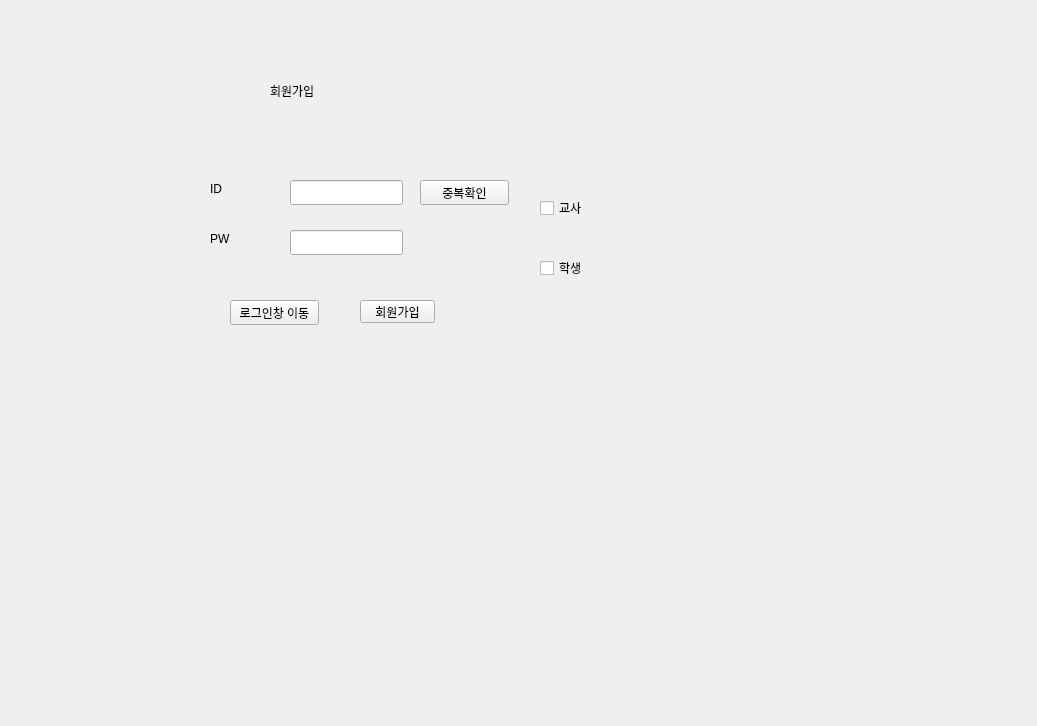
<?xml version="1.0" encoding="UTF-8"?>
<ui version="4.0">
 <class>Form</class>
 <widget class="QWidget" name="Form">
  <property name="geometry">
   <rect>
    <x>0</x>
    <y>0</y>
    <width>1037</width>
    <height>726</height>
   </rect>
  </property>
  <property name="windowTitle">
   <string>Form</string>
  </property>
  <widget class="QStackedWidget" name="stackedWidget">
   <property name="geometry">
    <rect>
     <x>10</x>
     <y>10</y>
     <width>861</width>
     <height>711</height>
    </rect>
   </property>
   <property name="currentIndex">
    <number>0</number>
   </property>
   <widget class="QWidget" name="resgister_page">
    <widget class="QLabel" name="label">
     <property name="geometry">
      <rect>
       <x>260</x>
       <y>30</y>
       <width>241</width>
       <height>101</height>
      </rect>
     </property>
     <property name="text">
      <string>회원가입</string>
     </property>
    </widget>
    <widget class="QPushButton" name="overlap_btn">
     <property name="geometry">
      <rect>
       <x>410</x>
       <y>170</y>
       <width>89</width>
       <height>25</height>
      </rect>
     </property>
     <property name="text">
      <string>중복확인</string>
     </property>
    </widget>
    <widget class="QLabel" name="label_2">
     <property name="geometry">
      <rect>
       <x>200</x>
       <y>170</y>
       <width>67</width>
       <height>17</height>
      </rect>
     </property>
     <property name="text">
      <string>ID</string>
     </property>
    </widget>
    <widget class="QLabel" name="label_3">
     <property name="geometry">
      <rect>
       <x>200</x>
       <y>220</y>
       <width>67</width>
       <height>17</height>
      </rect>
     </property>
     <property name="text">
      <string>PW</string>
     </property>
    </widget>
    <widget class="QLineEdit" name="sign_idline">
     <property name="geometry">
      <rect>
       <x>280</x>
       <y>170</y>
       <width>113</width>
       <height>25</height>
      </rect>
     </property>
    </widget>
    <widget class="QLineEdit" name="sign_pwline">
     <property name="geometry">
      <rect>
       <x>280</x>
       <y>220</y>
       <width>113</width>
       <height>25</height>
      </rect>
     </property>
    </widget>
    <widget class="QPushButton" name="move_login_btn">
     <property name="geometry">
      <rect>
       <x>220</x>
       <y>290</y>
       <width>89</width>
       <height>25</height>
      </rect>
     </property>
     <property name="text">
      <string>로그인창 이동</string>
     </property>
    </widget>
    <widget class="QPushButton" name="sign_btn">
     <property name="geometry">
      <rect>
       <x>350</x>
       <y>290</y>
       <width>75</width>
       <height>23</height>
      </rect>
     </property>
     <property name="text">
      <string>회원가입</string>
     </property>
    </widget>
    <widget class="QCheckBox" name="student_check">
     <property name="geometry">
      <rect>
       <x>530</x>
       <y>250</y>
       <width>81</width>
       <height>16</height>
      </rect>
     </property>
     <property name="text">
      <string>학생</string>
     </property>
    </widget>
    <widget class="QCheckBox" name="teacher_check">
     <property name="geometry">
      <rect>
       <x>530</x>
       <y>190</y>
       <width>81</width>
       <height>16</height>
      </rect>
     </property>
     <property name="text">
      <string>교사</string>
     </property>
    </widget>
   </widget>
   <widget class="QWidget" name="login_page">
    <widget class="QLabel" name="label_5">
     <property name="geometry">
      <rect>
       <x>410</x>
       <y>70</y>
       <width>67</width>
       <height>17</height>
      </rect>
     </property>
     <property name="text">
      <string>로그인</string>
     </property>
    </widget>
    <widget class="QLabel" name="label_6">
     <property name="geometry">
      <rect>
       <x>200</x>
       <y>210</y>
       <width>67</width>
       <height>17</height>
      </rect>
     </property>
     <property name="text">
      <string>TextLabel</string>
     </property>
    </widget>
    <widget class="QLabel" name="label_7">
     <property name="geometry">
      <rect>
       <x>200</x>
       <y>300</y>
       <width>67</width>
       <height>17</height>
      </rect>
     </property>
     <property name="text">
      <string>TextLabel</string>
     </property>
    </widget>
    <widget class="QLineEdit" name="lineEdit_4">
     <property name="geometry">
      <rect>
       <x>310</x>
       <y>210</y>
       <width>113</width>
       <height>25</height>
      </rect>
     </property>
    </widget>
    <widget class="QLineEdit" name="lineEdit_5">
     <property name="geometry">
      <rect>
       <x>310</x>
       <y>290</y>
       <width>113</width>
       <height>25</height>
      </rect>
     </property>
    </widget>
    <widget class="QPushButton" name="pushButton_4">
     <property name="geometry">
      <rect>
       <x>510</x>
       <y>190</y>
       <width>89</width>
       <height>25</height>
      </rect>
     </property>
     <property name="text">
      <string>PushButton</string>
     </property>
    </widget>
    <widget class="QPushButton" name="pushButton_5">
     <property name="geometry">
      <rect>
       <x>530</x>
       <y>330</y>
       <width>89</width>
       <height>25</height>
      </rect>
     </property>
     <property name="text">
      <string>PushButton</string>
     </property>
    </widget>
    <widget class="QPushButton" name="login_btn">
     <property name="geometry">
      <rect>
       <x>740</x>
       <y>570</y>
       <width>89</width>
       <height>25</height>
      </rect>
     </property>
     <property name="text">
      <string>로그인</string>
     </property>
    </widget>
    <widget class="QPushButton" name="pushButton_8">
     <property name="geometry">
      <rect>
       <x>630</x>
       <y>570</y>
       <width>89</width>
       <height>25</height>
      </rect>
     </property>
     <property name="text">
      <string>PushButton</string>
     </property>
    </widget>
    <widget class="QLineEdit" name="name_line">
     <property name="geometry">
      <rect>
       <x>310</x>
       <y>140</y>
       <width>113</width>
       <height>20</height>
      </rect>
     </property>
    </widget>
    <widget class="QLabel" name="label_14">
     <property name="geometry">
      <rect>
       <x>200</x>
       <y>140</y>
       <width>56</width>
       <height>12</height>
      </rect>
     </property>
     <property name="text">
      <string>name</string>
     </property>
    </widget>
   </widget>
   <widget class="QWidget" name="qna_page">
    <widget class="QLabel" name="label_8">
     <property name="geometry">
      <rect>
       <x>350</x>
       <y>50</y>
       <width>67</width>
       <height>17</height>
      </rect>
     </property>
     <property name="text">
      <string>Q&amp;A </string>
     </property>
    </widget>
    <widget class="QTextBrowser" name="textBrowser">
     <property name="geometry">
      <rect>
       <x>20</x>
       <y>100</y>
       <width>611</width>
       <height>501</height>
      </rect>
     </property>
    </widget>
    <widget class="QLineEdit" name="send_line">
     <property name="geometry">
      <rect>
       <x>20</x>
       <y>620</y>
       <width>611</width>
       <height>51</height>
      </rect>
     </property>
    </widget>
   </widget>
   <widget class="QWidget" name="page">
    <widget class="QLabel" name="label_9">
     <property name="geometry">
      <rect>
       <x>330</x>
       <y>50</y>
       <width>161</width>
       <height>61</height>
      </rect>
     </property>
     <property name="text">
      <string>문제추가페이지(선생님)</string>
     </property>
    </widget>
   </widget>
   <widget class="QWidget" name="page_2">
    <widget class="QLabel" name="label_10">
     <property name="geometry">
      <rect>
       <x>250</x>
       <y>50</y>
       <width>331</width>
       <height>191</height>
      </rect>
     </property>
     <property name="text">
      <string>선생님통계확인,부족한부분확인</string>
     </property>
    </widget>
   </widget>
   <widget class="QWidget" name="student_page1">
    <widget class="QLabel" name="label_11">
     <property name="geometry">
      <rect>
       <x>390</x>
       <y>80</y>
       <width>67</width>
       <height>17</height>
      </rect>
     </property>
     <property name="text">
      <string>학생1</string>
     </property>
    </widget>
   </widget>
   <widget class="QWidget" name="student_quiz">
    <widget class="QLabel" name="label_12">
     <property name="geometry">
      <rect>
       <x>10</x>
       <y>10</y>
       <width>131</width>
       <height>41</height>
      </rect>
     </property>
     <property name="font">
      <font>
       <pointsize>30</pointsize>
      </font>
     </property>
     <property name="text">
      <string>Quiz</string>
     </property>
    </widget>
    <widget class="QPushButton" name="pushButton_2">
     <property name="geometry">
      <rect>
       <x>620</x>
       <y>430</y>
       <width>91</width>
       <height>51</height>
      </rect>
     </property>
     <property name="text">
      <string>채점</string>
     </property>
    </widget>
    <widget class="QWidget" name="horizontalLayoutWidget">
     <property name="geometry">
      <rect>
       <x>620</x>
       <y>70</y>
       <width>160</width>
       <height>41</height>
      </rect>
     </property>
     <layout class="QHBoxLayout" name="horizontalLayout">
      <item>
       <widget class="QLabel" name="label_15">
        <property name="text">
         <string>Score</string>
        </property>
       </widget>
      </item>
      <item>
       <widget class="QLCDNumber" name="lcdNumber"/>
      </item>
     </layout>
    </widget>
   </widget>
   <widget class="QWidget" name="student_main_page">
    <widget class="QLabel" name="label_4">
     <property name="geometry">
      <rect>
       <x>370</x>
       <y>20</y>
       <width>81</width>
       <height>121</height>
      </rect>
     </property>
     <property name="text">
      <string>Student Main</string>
     </property>
    </widget>
    <widget class="QPushButton" name="pushButton">
     <property name="geometry">
      <rect>
       <x>100</x>
       <y>170</y>
       <width>141</width>
       <height>111</height>
      </rect>
     </property>
     <property name="text">
      <string>문제풀기</string>
     </property>
    </widget>
    <widget class="QPushButton" name="qna_btn">
     <property name="geometry">
      <rect>
       <x>100</x>
       <y>330</y>
       <width>141</width>
       <height>111</height>
      </rect>
     </property>
     <property name="text">
      <string>QnA
상담하러가기</string>
     </property>
    </widget>
    <widget class="QLabel" name="label_13">
     <property name="geometry">
      <rect>
       <x>120</x>
       <y>120</y>
       <width>111</width>
       <height>31</height>
      </rect>
     </property>
     <property name="text">
      <string>학습</string>
     </property>
    </widget>
   </widget>
  </widget>
 </widget>
 <resources/>
 <connections/>
</ui>
